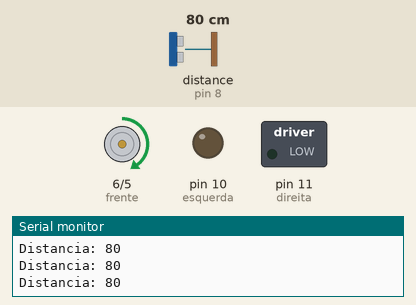
This sketch was run on a simulated Arduino Uno, built with avr-gcc and run on an emulated ATmega328P. Parts: motor-driver pin pairs drawn as motors (green arrow = first pin HIGH = forward, orange = second pin HIGH = backward, longer = more drive), switched loads named in the sketch (green lamp = pin HIGH), output pins drawn as LEDs (lit = HIGH), the last lines printed to the serial monitor. Inputs (shaded band) come from the test bench; at power-on: distance to the obstacle (sensor on pin 8) 80 cm.

Above: at 1.2 s.
1.3 s: distance to the obstacle (sensor on pin 8) set to 22 cm
4.3 s: distance to the obstacle (sensor on pin 8) set to 18 cm
At 5.5 s:
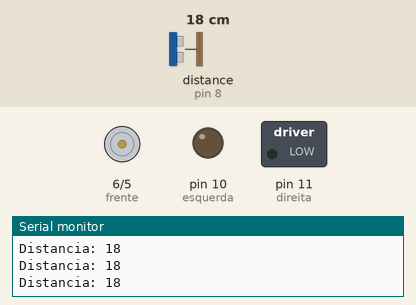
5.8 s: distance to the obstacle (sensor on pin 8) set to 12 cm
7.3 s: distance to the obstacle (sensor on pin 8) set to 9 cm
At 7.8 s:
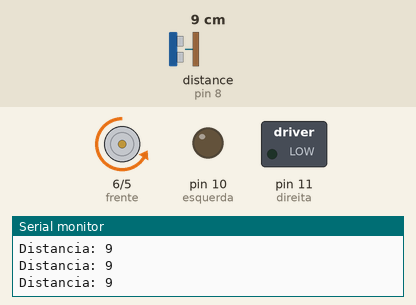
Timing chart, 0 to 9.8 s (numbered marks = the images above; inputs shaded):
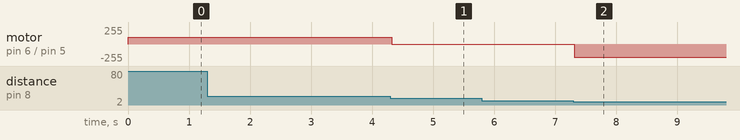

The sketch:

Pronto_Febratec.ino
```cpp
#include <SoftwareSerial.h> //Inclui a biblioteca para comunicação com o módulo bluetooth
#include <HCSR04.h>

const int pinoRX = 2; //Define o pino que recebe os dados do módulo

UltraSonicDistanceSensor distanceSensor(9,8);
SoftwareSerial bluetooth(pinoRX, 3); //configura a comunicação com p módulo


char letra = 'S';
int velocidade_tras = 200;
int velocidade = 200; //velocidade inicial
int distancia;
int curva = 130; //o quanto de potência aplicar aos motores que viram
int U=200;

//pinos para contrololar a ponte H
int frente = 6;
int tras = 5;
int direita = 11;
int esquerda = 10;


void setup() {
  Serial.begin(9600);
  pinMode(frente, OUTPUT);
  pinMode(tras, OUTPUT);


  //inicia a comunicação com o computador

  bluetooth.begin(9600); //inicia a comunicação com o bluetooth

  //define os pinos da ponte H como saída
  pinMode(frente, OUTPUT);
  pinMode(tras, OUTPUT);
  pinMode(esquerda, OUTPUT);
  pinMode(direita, OUTPUT);

  //para todos os motores por segurança
  analogWrite(frente, 0);
  analogWrite(tras, 0);
  analogWrite(esquerda, 0);
  analogWrite(direita, 0);
}


//inicia a parte do código que será repetida infinitamente
void loop() {

    distancia=distanceSensor.measureDistanceCm();
    Serial.print("Distancia: ");
    Serial.println(distancia);


 if (distancia<=10 and distancia>0) {

      analogWrite(frente, 0);
      analogWrite(tras, velocidade_tras);
      analogWrite(direita, 0);
      analogWrite(esquerda, 0);

 }

 if (distancia>=20) {
    analogWrite(tras, 0);
    analogWrite(frente, 100);
    analogWrite(direita, 0);
    analogWrite(esquerda, 0);

 }
 if (distancia >10 and distancia <20){
    analogWrite(frente, 0);
    analogWrite(tras, 0);
    analogWrite(direita, 0);
    analogWrite(esquerda, 0);
 }

 }
```

Measured:
- the behaviour switches between 20 and 19 cm on distance to the obstacle (sensor on pin 8) (found by bisection; images 0 and 1)
- the behaviour switches between 11 and 10 cm on distance to the obstacle (sensor on pin 8) (found by bisection; images 1 and 2)
- after the input at 4.3 s, motor on pin 6 (frente) / pin 5 (tras): forward 100/255 → stopped at once
- after the input at 7.3 s, motor on pin 6 (frente) / pin 5 (tras): stopped → backward 200/255 at once
